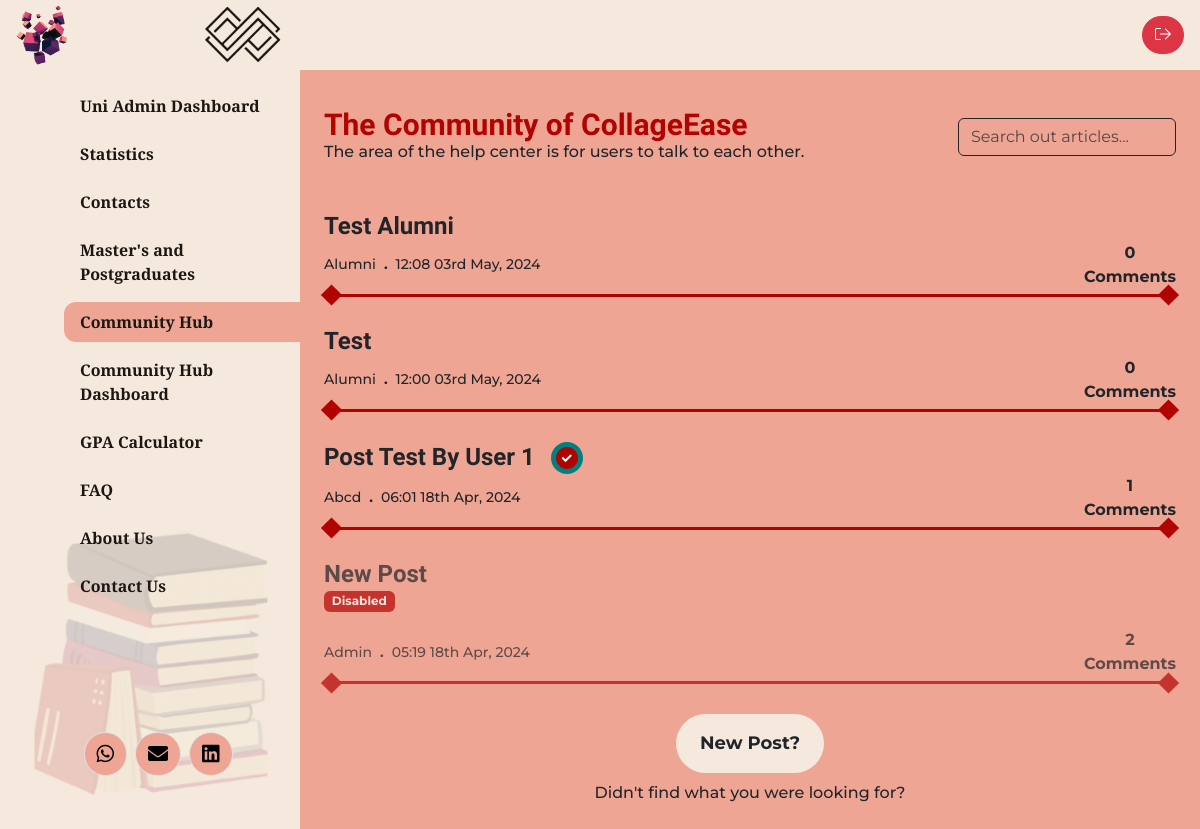
Screenshot of /community.php (signed in) with the database file from the repository.
### tables this page shows
CREATE TABLE `posts` (
  `postID` int NOT NULL,
  `title` varchar(255) NOT NULL,
  `content` text,
  `userID` int NOT NULL,
  `closed` tinyint(1) DEFAULT '0',
  `status` tinyint(1) NOT NULL DEFAULT '1',
  `createdAt` timestamp NULL DEFAULT CURRENT_TIMESTAMP
);

CREATE TABLE `users` (
  `ID` int NOT NULL,
  `Name` varchar(255) NOT NULL,
  `Email` varchar(255) NOT NULL,
  `Password` varchar(255) NOT NULL,
  `Role` enum('alumni','student','admin') NOT NULL
);

### community.php (the view, shortened to what this page needs)
<?php
require_once "db_conn.php";
?>
<!DOCTYPE html>
<html lang="en">
    <head>
        <link rel="stylesheet" href="./assets/dist/css/bootstrap.min.css">
        <link rel="stylesheet" href="./assets/dist/fontawesome/css/all.css">
        <link rel="stylesheet" href="./assets/dist/css/style.css">
    </head>
    <body cz-shortcut-listen="true">
        <?php include 'header.php'; ?>
        <div class="container-fluid">
            <div class="row">
                <?php include "navbar.php"; ?>
                <main class="col-md-8 ms-sm-auto col-lg-9 px-md-4 py-4 gap-3">
                    <div
                        class="d-flex justify-content-between flex-wrap flex-md-nowrap align-items-center pt-3 pb-2 mb-3">
                        <div>
                            <h2 class="h2 page-title lh-1 fw-bold courier-prime mb-0 text-red fs-30">The Community of
                                CollageEase</h2>
                            <p class="fw-medium mb-0">The area of the help center is for users to talk to each other.
                            </p>
                        </div>
                        <div>
                            <input type="text" placeholder="Search out articles..."
                                class="form-control bg-transparent border-dark">
                        </div>
                    </div>
                    <div class="community-posts pt-4">
                        <?php
                        $sql = "SELECT * FROM posts ORDER BY postID DESC";
                        $result = mysqli_query($conn, $sql);
                        if (mysqli_num_rows($result) > 0) {
                            while ($row = mysqli_fetch_assoc($result)) {
                                $postID = $row['postID'];
                                $title = $row['title'];
                                $userID = $row['userID'];
                                $createdAt = $row['createdAt'];
                                $closed = $row['closed'] ? '<span class="post-closed rounded-5 bg-red lh-1"><i class="fa fa-check"></i></span>' : '';
                                $status = !$row['status'] ? '<p><span class="badge bg-red lh-1">Disabled</span></p>' : '';
                                $createdAtFormatted = date('h:i dS M, Y', strtotime($createdAt));
                                $sql_user = "SELECT Name FROM users WHERE ID=$userID";
                                $result_user = mysqli_query($conn, $sql_user);
                                $user = mysqli_fetch_assoc($result_user);
                                $userName = $user['Name'];
                                $closedClass = !$row['status'] ? 'post-disabled': '';
                                echo '<div class="w-100 '. $closedClass .'">';
                                echo '<a href="post-details.php?postID=' . $postID . '" class="post d-flex flex-column">';
                                echo '<div class="post-top d-flex align-items-center gap-3">';
                                echo '<h3 class="post-title fw-bold fs-24 courier-prime mb-0">' . $title . '</h3>';
                                echo $closed;
                                echo '</div>';
                                echo $status;
                                echo '<div class="post-bottom d-flex gap-3 align-items-center justify-content-between">';
                                echo '<p class="d-flex gap-2 fs-14 fw-medium mb-0"><span>' . $userName . '</span><span class="fw-bold">.</span><span>' . $createdAtFormatted . '</span></p>';
                                $sql_comments = "SELECT COUNT(*) AS commentCount FROM comments WHERE postID=$postID";
                                $result_comments = mysqli_query($conn, $sql_comments);
                                $commentCount = mysqli_fetch_assoc($result_comments)['commentCount'];
                                echo '<p class="d-flex flex-column align-items-center justify-content-center mb-0 gap-0 fw-bold">';
                                echo '<span>' . $commentCount . '</span>';
                                echo '<span>Comments</span>';
                                echo '</p>';
                                echo '</div>';
                                echo '<div class="post-border"></div>';
                                echo '</a>';
                                echo '</div>';
                            }
                        } else {
                            echo '<p class="alert alert-danger">No posts found.</p>';
                        }
                        ?>
                    </div>
                    <div class="text-center">
                        <button class="btn fw-bold fs-18 rounded-5 px-4 bg-peach py-3 border-0" data-bs-toggle="modal"
                            data-bs-target="#postModal">New Post?</button>
                        <p class="mb-0 fw-medium mt-2">Didn't find what you were looking for?</p>
                    </div>
                </main>
            </div>
        </div>
    </body>
</html>

### rows the page displays
posts: title "Test Alumni", userID.Name "Alumni", createdAt "12:08 03rd May, 2024", commentCount "0"
posts: title "Test", userID.Name "Alumni", createdAt "12:00 03rd May, 2024", commentCount "0"
posts: title "Post Test By User 1", closed 1 (drawn), userID.Name "Abcd", createdAt "06:01 18th Apr, 2024", commentCount "1"
posts: title "New Post", status "Disabled", userID.Name "Admin", createdAt "05:19 18th Apr, 2024", commentCount "2"
